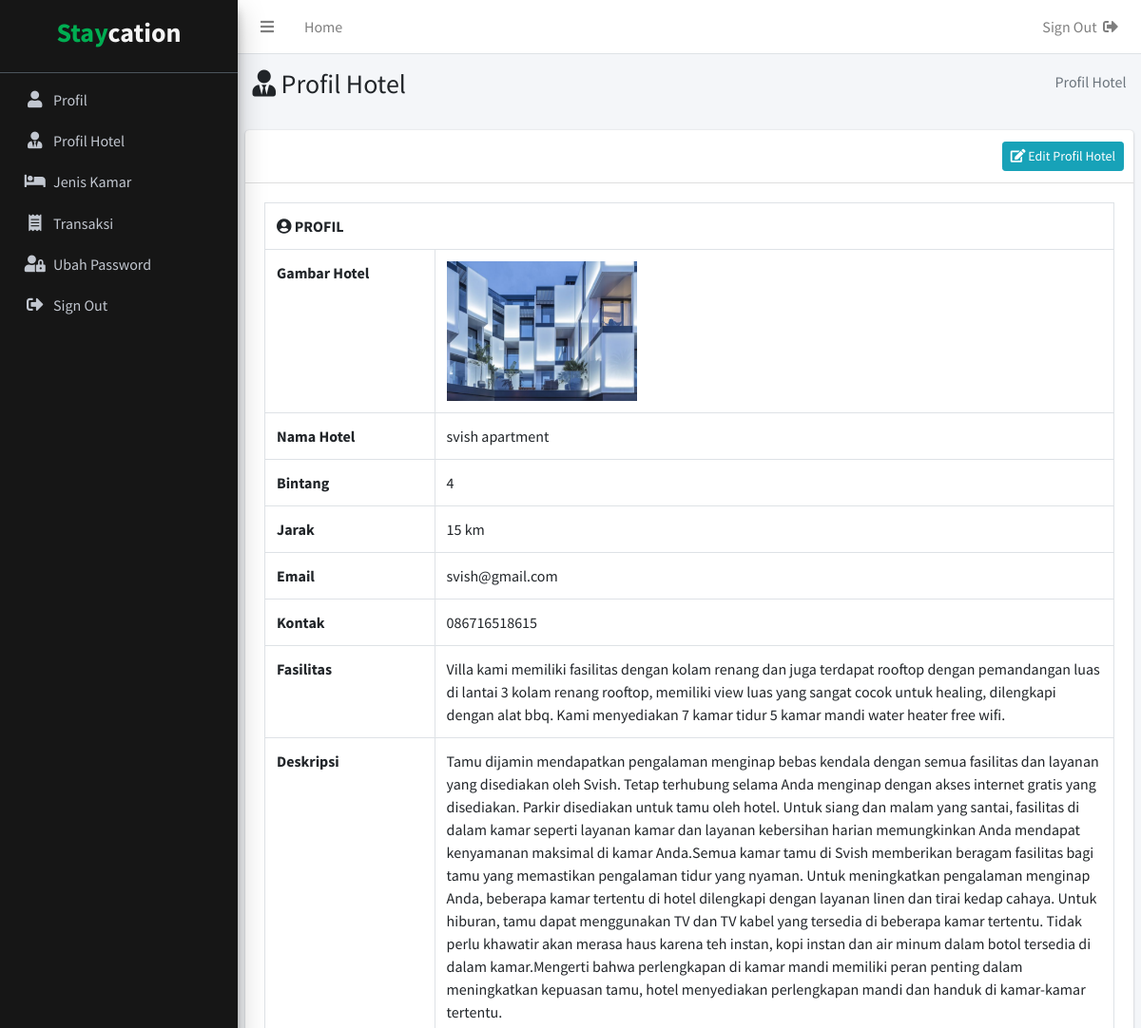
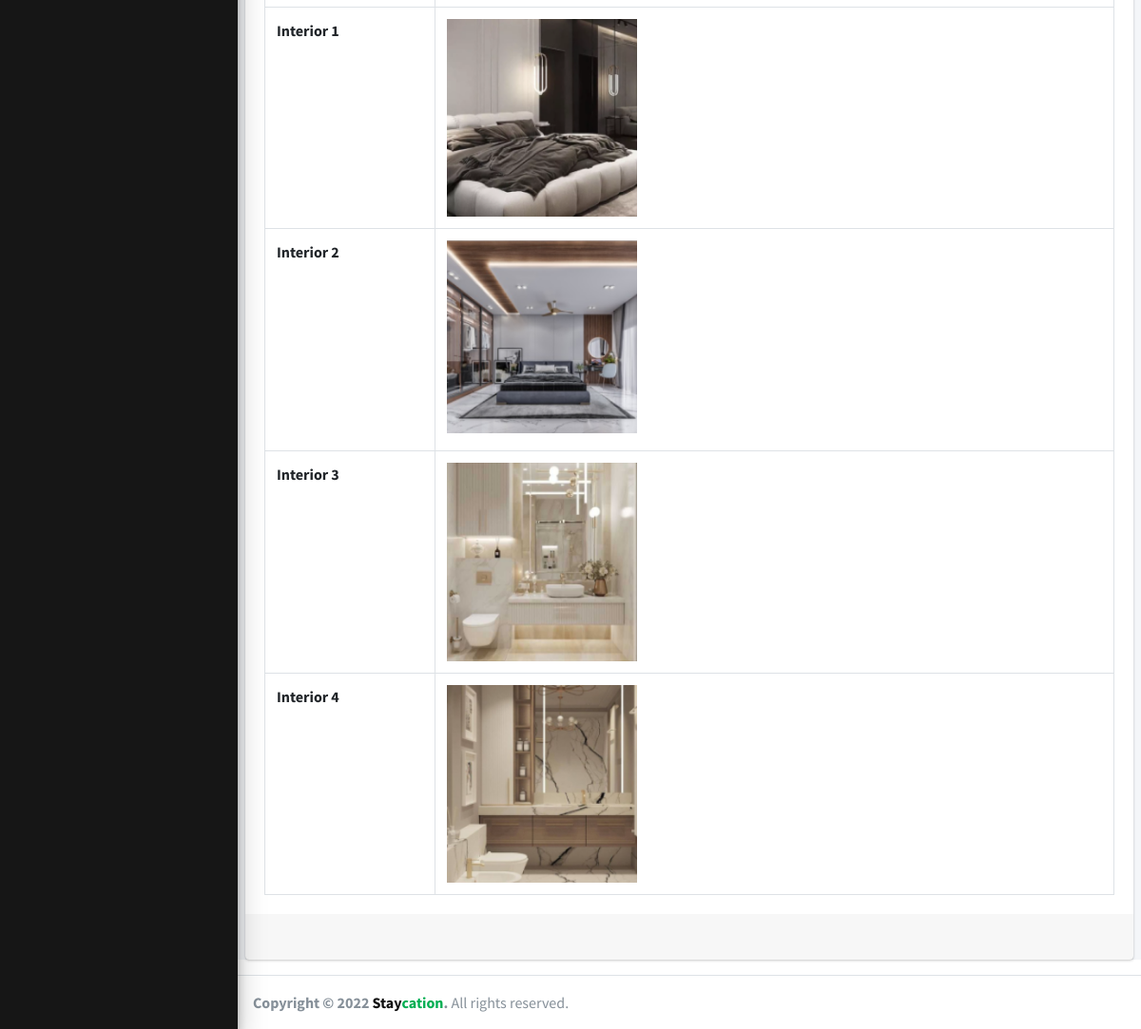
The app's page /index.php?include=profil-hotel (signed in) with its own data (2 pictures, top to bottom).
### tables this page shows
CREATE TABLE `hotel` (
  `id_hotel` int(11) NOT NULL,
  `id_user` int(11) NOT NULL,
  `id_wisata` int(11) NOT NULL,
  `hotel` varchar(100) DEFAULT NULL,
  `bintang_hotel` decimal(11,0) DEFAULT NULL,
  `jarak` int(11) DEFAULT NULL,
  `fasilitas` text DEFAULT NULL,
  `deskripsi_hotel` text DEFAULT NULL,
  `email_hotel` varchar(50) DEFAULT NULL,
  `kontak_hotel` varchar(50) DEFAULT NULL,
  `gambar_hotel` varchar(100) DEFAULT NULL,
  `gambar_interior1` varchar(100) DEFAULT NULL,
  `gambar_interior2` varchar(100) DEFAULT NULL,
  `gambar_interior3` varchar(100) DEFAULT NULL,
  `gambar_interior4` varchar(100) DEFAULT NULL
);

### src/include/profilhotel.php (the view, shortened to what this page needs)
<?php
  if(isset($_SESSION['id_user'])){
    $id_user = $_SESSION['id_user'];
    $sql = "SELECT `hotel`,`bintang_hotel`, `jarak`, `fasilitas`,`deskripsi_hotel`,`email_hotel`, `kontak_hotel`,`gambar_hotel`,`gambar_interior1`,`gambar_interior2`,`gambar_interior3`,`gambar_interior4` FROM `hotel` WHERE `id_user` ='$id_user'";
    $query = mysqli_query($koneksi, $sql);
    while($data = mysqli_fetch_row($query)){
      $hotel = $data[0];
      $bintang_hotel = $data[1];
      $jarak = $data[2];
      $fasilitas = $data[3];
      $deskripsi_hotel = $data[4];
      $email_hotel = $data[5];
      $kontak_hotel = $data[6];
      $gambar_hotel = $data[7];
      $gambar_interior1 = $data[8];
      $gambar_interior2 = $data[9];
      $gambar_interior3 = $data[10];
      $gambar_interior4 = $data[11];
    }
  }
?>
    <section class="content-header">
      <div class="container-fluid">
        <div class="row mb-2">
          <div class="col-sm-6">
            <h3><i class="fas fa-user-tie"></i> Profil Hotel</h3>
          </div>
          <div class="col-sm-6">
            <ol class="breadcrumb float-sm-right">
              <li class="breadcrumb-item active">Profil Hotel</li>
            </ol>
          </div>
        </div>
      </div>
    </section>
    <section class="content">
            <div class="card">
              <div class="card-header">
                <div class="card-tools">
                  <a href="index.php?include=edit-profil-hotel" class="btn btn-sm btn-info float-right"><i class="fas fa-edit"></i> Edit Profil Hotel</a>
                </div>
              </div>
              <div class="card-body">
                <table class="table table-bordered">
                    <tbody>
                      <tr>
                        <td colspan="2"><i class="fas fa-user-circle"></i> <strong>PROFIL<strong></td>
                      </tr>
                      <tr>
                        <td width="20%"><strong>Gambar Hotel<strong></td>
                        <td width="80%"><img src="assets/img/<?php echo $gambar_hotel; ?>" class="img-fluid" width="200px;"></td>
                      </tr>
                      <tr>
                        <td width="20%"><strong>Nama Hotel<strong></td>
                        <td width="80%"><?php echo $hotel; ?></td>
                      </tr>
                      <tr>
                        <td width="20%"><strong>Bintang<strong></td>
                        <td width="80%"><?php echo $bintang_hotel; ?></td>
                      </tr>
                      <tr>
                        <td width="20%"><strong>Jarak<strong></td>
                        <td width="80%"><?php echo $jarak; ?> km</td>
                      </tr>
                      <tr>
                        <td width="20%"><strong>Email<strong></td>
                        <td width="80%"><?php echo $email_hotel; ?></td>
                      </tr>
                      <tr>
                        <td width="20%"><strong>Kontak<strong></td>
                        <td width="80%"><?php echo $kontak_hotel; ?></td>
                      </tr>
                      <tr>
                        <td width="20%"><strong>Fasilitas<strong></td>
                        <td width="80%"><?php echo $fasilitas; ?></td>
                      </tr>
                      <tr>
                        <td width="20%"><strong>Deskripsi<strong></td>
                        <td width="80%"><?php echo $deskripsi_hotel; ?></td>
                      </tr>
                      <tr>
                        <td width="20%"><strong>Interior 1<strong></td>
                        <td width="80%"><img src="assets/img/<?php echo $gambar_interior1; ?>" class="img-fluid" width="200px;"></td>
                      </tr>
                      <tr>
                        <td width="20%"><strong>Interior 2<strong></td>
                        <td width="80%"><img src="assets/img/<?php echo $gambar_interior2; ?>" class="img-fluid" width="200px;"></td>
                      </tr>
                      <tr>
                        <td width="20%"><strong>Interior 3<strong></td>
                        <td width="80%"><img src="assets/img/<?php echo $gambar_interior3; ?>" class="img-fluid" width="200px;"></td>
                      </tr>
                      <tr>
                        <td width="20%"><strong>Interior 4<strong></td>
                        <td width="80%"><img src="assets/img/<?php echo $gambar_interior4; ?>" class="img-fluid" width="200px;"></td>
                      </tr>
                    </tbody>
                  </table>
              </div>
              <div class="card-footer clearfix">&nbsp;</div>
            </div>
    </section>

### records on screen
hotel: gambar_hotel (picture), hotel "svish apartment", bintang_hotel "4", jarak "15", email_hotel "svish@gmail.com", kontak_hotel "086716518615", fasilitas "Villa kami memiliki fasilitas dengan kolam renang dan juga terdapat rooftop dengan pemandangan luas di lantai 3 kolam renang rooftop, memiliki view luas yang sangat cocok untuk healing, dilengkapi dengan alat bbq. Kami menyediakan 7 kamar tidur 5 kamar mandi water heater free wifi.", deskripsi_hotel "Tamu dijamin mendapatkan pengalaman menginap bebas kendala dengan semua fasilitas dan layanan yang disediakan oleh Svish. Tetap terhubung selama Anda menginap dengan akses internet gratis yang disediakan. Parkir disediakan untuk tamu oleh hotel. Untuk siang dan malam yang santai, fasilitas di dalam kamar seperti layanan kamar dan layanan kebersihan harian memungkinkan Anda mendapat kenyamanan maksimal di kamar Anda.Semua kamar tamu di Svish memberikan beragam fasilitas bagi tamu yang memastikan pengalaman tidur yang nyaman. Untuk meningkatkan pengalaman menginap Anda, beberapa kamar tertentu di hotel dilengkapi dengan layanan linen dan tirai kedap cahaya. Untuk hiburan, tamu dapat…", gambar_interior1 (picture), gambar_interior2 (picture), gambar_interior3 (picture), gambar_interior4 (picture)
